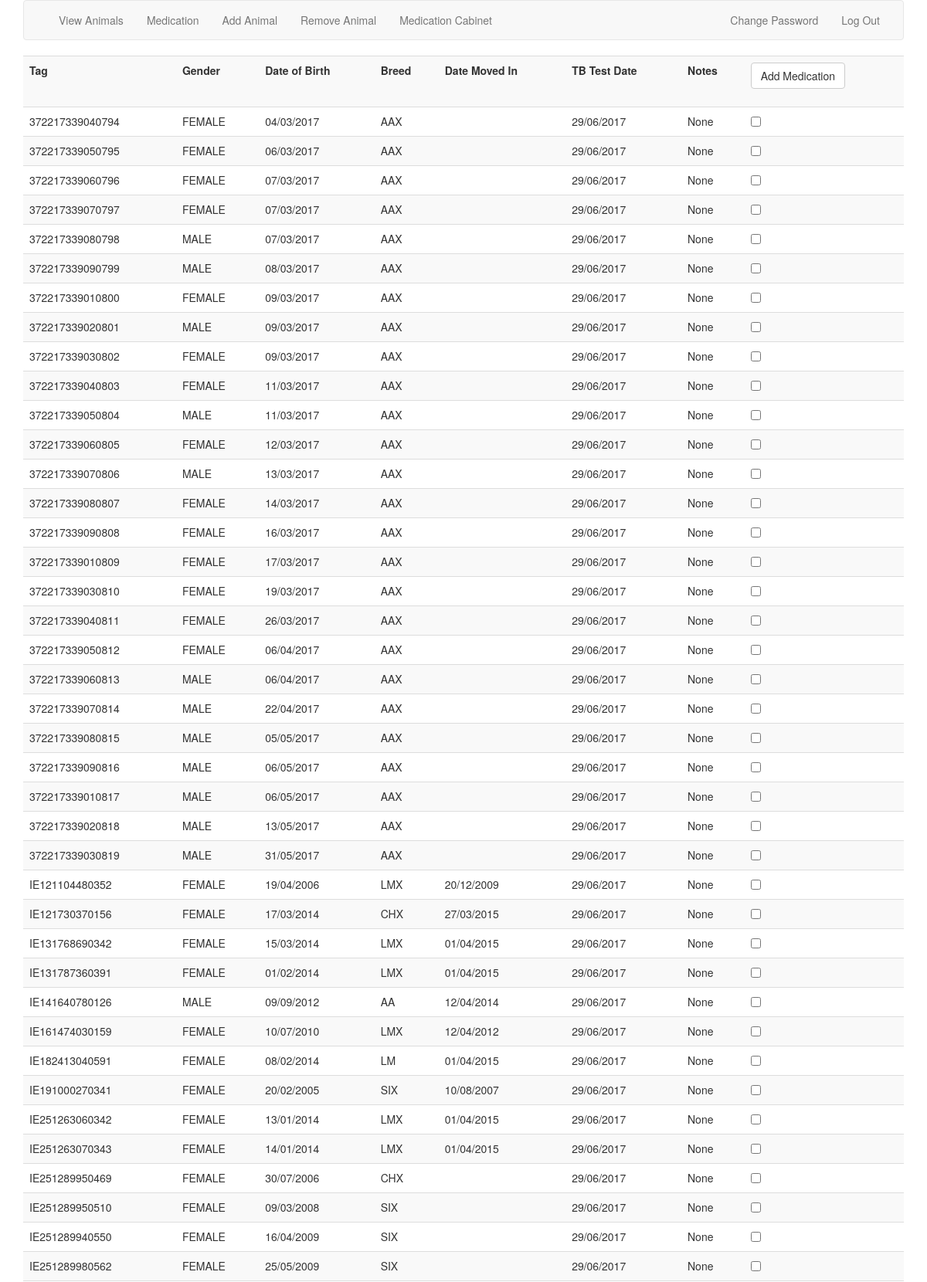
The page /multiple_medication (signed in, upper part) on the database its author committed.
### tables this page shows
CREATE TABLE 'animals' ('user_id' INTEGER NOT NULL, 'animal_id' INTEGER PRIMARY KEY AUTOINCREMENT NOT NULL, 'tag' TEXT NOT NULL, 'gender' TEXT NOT NULL,'DOB' TEXT NOT NULL, 'breed' TEXT,'date_moved_in' TEXT,'TB_test_date' TEXT, 'notes' TEXT);

### application.py (the view, shortened to what this page needs)
@app.route("/multiple_medication", methods=["GET", "POST"])
@login_required
def multiple_medication():
    global first
    global medical_info
    first=False
    info= db.execute("SELECT * FROM animals WHERE user_id=:id", id=session["user_id"])
    return render_template("multiple_medication.html", info=info)

### helpers.py (called while the page is built)
def login_required(f):
    @wraps(f)
    def decorated_function(*args, **kwargs):
        if session.get("user_id") is None:
            return redirect(url_for("login", next=request.url))
        return f(*args, **kwargs)
    return decorated_function

### templates/multiple_medication.html (shortened to what this page needs)
{% extends "layout.html" %}
{% block main %}
<form action="{{ url_for('multiple_medication') }}" method="post">
    <table class="table table-striped" style="width:100%">
      <tr>
        <th>Tag</th>
        <th>Gender</th>
        <th>Date of Birth</th>
        <th>Breed</th>
        <th>Date Moved In</th>
        <th>TB Test Date</th>
        <th>Notes</th>
       <th>
          <div class="form-group">
              <button class="btn btn-default" type="submit" name=multiple value=multiple>Add Medication</button>
          </div>
        </th>
      </tr>
    {% for data in info %}
      <tr>
        <td>{{ data.tag }}</td>
        <td>{{ data.gender }}</td>
        <td>{{ data.DOB  }}</td>
        <td>{{ data.breed }}</td>
        <td>{{ data.date_moved_in }}</td>
        <td>{{ data.TB_test_date }}</td>
        <td>{{ data.notes }}</td>
        <td>
          <input  type="checkbox" name=tag value= {{data.tag}} ></input>
        </td>
      </tr>
    {% endfor %}
</form>
{% endblock %}

### static/styles.css (style rules this page uses)
main td { text-align: left; }

### rows shown on the page
animals: tag "372217339040794", gender "FEMALE", DOB "04/03/2017", breed "AAX", TB_test_date "29/06/2017", notes "None"
animals: tag "372217339050795", gender "FEMALE", DOB "06/03/2017", breed "AAX", TB_test_date "29/06/2017", notes "None"
animals: tag "372217339060796", gender "FEMALE", DOB "07/03/2017", breed "AAX", TB_test_date "29/06/2017", notes "None"
animals: tag "372217339070797", gender "FEMALE", DOB "07/03/2017", breed "AAX", TB_test_date "29/06/2017", notes "None"
animals: tag "372217339080798", gender "MALE", DOB "07/03/2017", breed "AAX", TB_test_date "29/06/2017", notes "None"
animals: tag "372217339090799", gender "MALE", DOB "08/03/2017", breed "AAX", TB_test_date "29/06/2017", notes "None"
animals: tag "372217339010800", gender "FEMALE", DOB "09/03/2017", breed "AAX", TB_test_date "29/06/2017", notes "None"
animals: tag "372217339020801", gender "MALE", DOB "09/03/2017", breed "AAX", TB_test_date "29/06/2017", notes "None"
animals: tag "372217339030802", gender "FEMALE", DOB "09/03/2017", breed "AAX", TB_test_date "29/06/2017", notes "None"
animals: tag "372217339040803", gender "FEMALE", DOB "11/03/2017", breed "AAX", TB_test_date "29/06/2017", notes "None"
animals: tag "372217339050804", gender "MALE", DOB "11/03/2017", breed "AAX", TB_test_date "29/06/2017", notes "None"
animals: tag "372217339060805", gender "FEMALE", DOB "12/03/2017", breed "AAX", TB_test_date "29/06/2017", notes "None"
animals: tag "372217339070806", gender "MALE", DOB "13/03/2017", breed "AAX", TB_test_date "29/06/2017", notes "None"
animals: tag "372217339080807", gender "FEMALE", DOB "14/03/2017", breed "AAX", TB_test_date "29/06/2017", notes "None"
animals: tag "372217339090808", gender "FEMALE", DOB "16/03/2017", breed "AAX", TB_test_date "29/06/2017", notes "None"
animals: tag "372217339010809", gender "FEMALE", DOB "17/03/2017", breed "AAX", TB_test_date "29/06/2017", notes "None"
animals: tag "372217339030810", gender "FEMALE", DOB "19/03/2017", breed "AAX", TB_test_date "29/06/2017", notes "None"
animals: tag "372217339040811", gender "FEMALE", DOB "26/03/2017", breed "AAX", TB_test_date "29/06/2017", notes "None"
animals: tag "372217339050812", gender "FEMALE", DOB "06/04/2017", breed "AAX", TB_test_date "29/06/2017", notes "None"
animals: tag "372217339060813", gender "MALE", DOB "06/04/2017", breed "AAX", TB_test_date "29/06/2017", notes "None"
animals: tag "372217339070814", gender "MALE", DOB "22/04/2017", breed "AAX", TB_test_date "29/06/2017", notes "None"
animals: tag "372217339080815", gender "MALE", DOB "05/05/2017", breed "AAX", TB_test_date "29/06/2017", notes "None"
animals: tag "372217339090816", gender "MALE", DOB "06/05/2017", breed "AAX", TB_test_date "29/06/2017", notes "None"
animals: tag "372217339010817", gender "MALE", DOB "06/05/2017", breed "AAX", TB_test_date "29/06/2017", notes "None"
animals: tag "372217339020818", gender "MALE", DOB "13/05/2017", breed "AAX", TB_test_date "29/06/2017", notes "None"
animals: tag "372217339030819", gender "MALE", DOB "31/05/2017", breed "AAX", TB_test_date "29/06/2017", notes "None"
animals: tag "IE121104480352", gender "FEMALE", DOB "19/04/2006", breed "LMX", date_moved_in "20/12/2009", TB_test_date "29/06/2017", notes "None"
animals: tag "IE121730370156", gender "FEMALE", DOB "17/03/2014", breed "CHX", date_moved_in "27/03/2015", TB_test_date "29/06/2017", notes "None"
animals: tag "IE131768690342", gender "FEMALE", DOB "15/03/2014", breed "LMX", date_moved_in "01/04/2015", TB_test_date "29/06/2017", notes "None"
animals: tag "IE131787360391", gender "FEMALE", DOB "01/02/2014", breed "LMX", date_moved_in "01/04/2015", TB_test_date "29/06/2017", notes "None"
animals: tag "IE141640780126", gender "MALE", DOB "09/09/2012", breed "AA", date_moved_in "12/04/2014", TB_test_date "29/06/2017", notes "None"
animals: tag "IE161474030159", gender "FEMALE", DOB "10/07/2010", breed "LMX", date_moved_in "12/04/2012", TB_test_date "29/06/2017", notes "None"
animals: tag "IE182413040591", gender "FEMALE", DOB "08/02/2014", breed "LM", date_moved_in "01/04/2015", TB_test_date "29/06/2017", notes "None"
animals: tag "IE191000270341", gender "FEMALE", DOB "20/02/2005", breed "SIX", date_moved_in "10/08/2007", TB_test_date "29/06/2017", notes "None"
animals: tag "IE251263060342", gender "FEMALE", DOB "13/01/2014", breed "LMX", date_moved_in "01/04/2015", TB_test_date "29/06/2017", notes "None"
animals: tag "IE251263070343", gender "FEMALE", DOB "14/01/2014", breed "LMX", date_moved_in "01/04/2015", TB_test_date "29/06/2017", notes "None"
animals: tag "IE251289950469", gender "FEMALE", DOB "30/07/2006", breed "CHX", TB_test_date "29/06/2017", notes "None"
animals: tag "IE251289950510", gender "FEMALE", DOB "09/03/2008", breed "SIX", TB_test_date "29/06/2017", notes "None"
animals: tag "IE251289940550", gender "FEMALE", DOB "16/04/2009", breed "SIX", TB_test_date "29/06/2017", notes "None"
animals: tag "IE251289980562", gender "FEMALE", DOB "25/05/2009", breed "SIX", TB_test_date "29/06/2017", notes "None"
